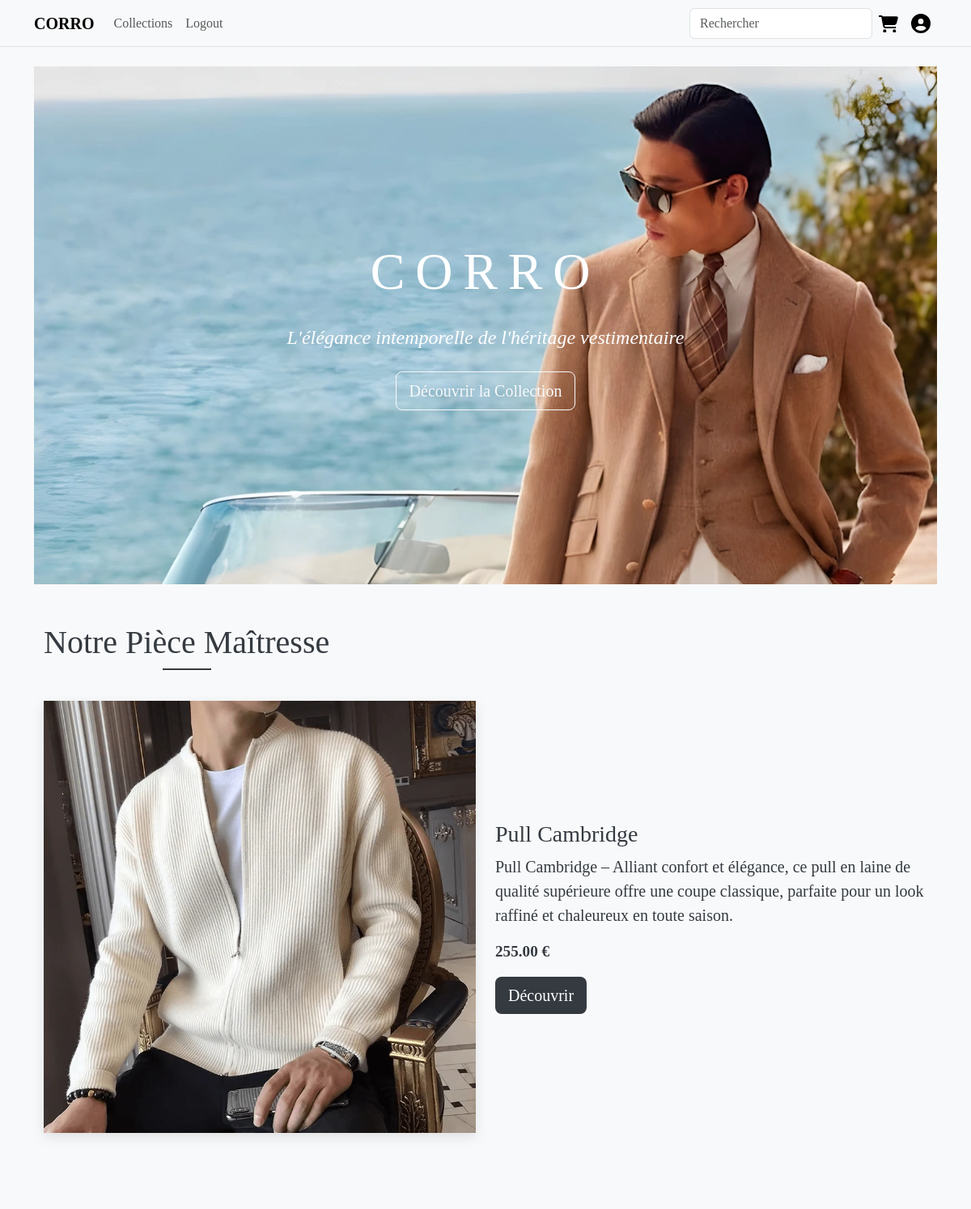
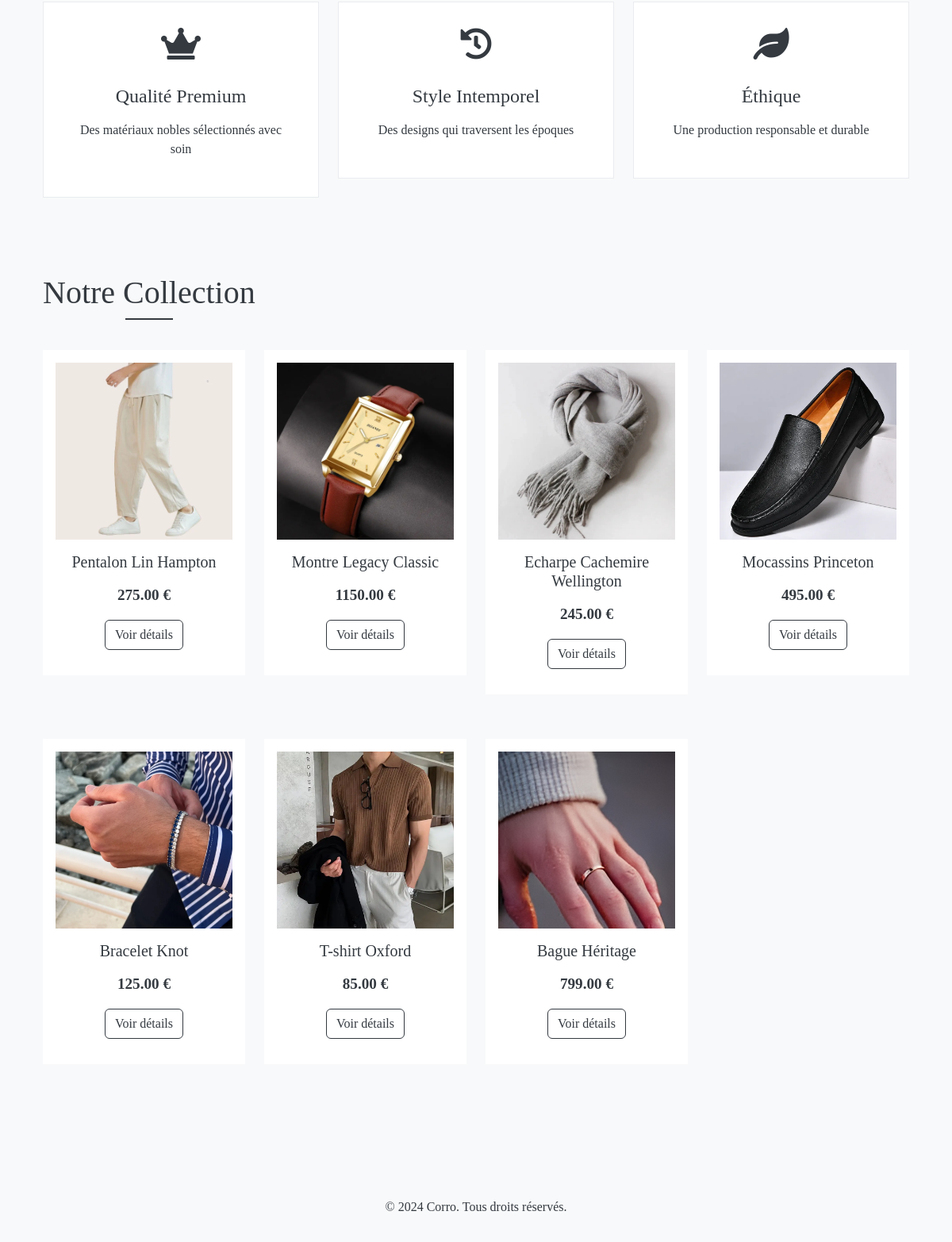
The page / on the database its author committed (2 pictures, top to bottom).
### products/models.py (models this page shows, shortened)
class Product(models.Model):
    category = models.ForeignKey(Category, on_delete=models.CASCADE)
    name = models.CharField(max_length=200)
    slug = models.SlugField(unique=True)
    description = models.TextField()
    price = models.DecimalField(max_digits=10, decimal_places=2)
    image = models.ImageField(upload_to='products/')
    stock = models.IntegerField()
    available = models.BooleanField(default=True)
    created = models.DateTimeField(auto_now_add=True)
    updated = models.DateTimeField(auto_now=True)
    def get_absolute_url(self):
        return reverse('product_detail', args=[self.slug])

### products/views.py (the view)
# urls.py: 2. Add a URL to urlpatterns:  path('', views.home, name='home')
def home(request):
    featured_product = Product.objects.filter(name__icontains='Cambridge').first()
    latest_products = Product.objects.filter(available=True)
    if featured_product:
        latest_products = latest_products.exclude(id=featured_product.id)
    latest_products = latest_products.order_by('-created')[:7]
    return render(request, 'home.html', {
        'featured_product': featured_product,
        'latest_products': latest_products
    })

### templates/home.html (shortened to what this page needs)
{% extends 'base.html' %}
{% load static %}
{% block content %}
<div class="hero-section" style="background: url('media/background.webp');">
    <div class="hero-content text-center">
        <h1 class="display-3 mb-4">CORRO</h1>
        <p class="lead mb-4">L'élégance intemporelle de l'héritage vestimentaire</p>
        <a href="{% url 'product_list' %}" class="btn btn-outline-light btn-lg">Découvrir la Collection</a>
    </div>
</div>
{% if featured_product %}
<section class="featured-product py-5">
    <div class="container">
        <h2 class="text-center mb-5">Notre Pièce Maîtresse</h2>
        <div class="row align-items-center">
            <div class="col-md-6">
                <img src="{{ featured_product.image.url }}" alt="{{ featured_product.name }}" class="img-fluid featured-image">
            </div>
            <div class="col-md-6">
                <h3>{{ featured_product.name }}</h3>
                <p class="lead">{{ featured_product.description }}</p>
                <p class="price">{{ featured_product.price }} €</p>
                <a href="{{ featured_product.get_absolute_url }}" class="btn btn-dark btn-lg">Découvrir</a>
            </div>
        </div>
    </div>
</section>
{% endif %}
<section class="features-section py-5 bg-light">
    <div class="container">
        <div class="row text-center">
            <div class="col-md-4">
                <div class="feature-item">
                    <i class="fas fa-crown mb-3"></i>
                    <h4>Qualité Premium</h4>
                    <p>Des matériaux nobles sélectionnés avec soin</p>
                </div>
            </div>
            <div class="col-md-4">
                <div class="feature-item">
                    <i class="fas fa-history mb-3"></i>
                    <h4>Style Intemporel</h4>
                    <p>Des designs qui traversent les époques</p>
                </div>
            </div>
            <div class="col-md-4">
                <div class="feature-item">
                    <i class="fas fa-leaf mb-3"></i>
                    <h4>Éthique</h4>
                    <p>Une production responsable et durable</p>
                </div>
            </div>
        </div>
    </div>
</section>
{% if latest_products %}
<section class="latest-products py-5">
    <div class="container">
        <h2 class="text-center mb-5">Notre Collection</h2>
        <div class="row">
            {% for product in latest_products %}
            <div class="col-md-3 mb-4">
                <div class="product-card">
                    {% if product.image %}
                    <img src="{{ product.image.url }}" alt="{{ product.name }}" class="img-fluid">
                    {% endif %}
                    <div class="product-info">
                        <h5>{{ product.name }}</h5>
                        <p class="price">{{ product.price }} €</p>
                        <a href="{{ product.get_absolute_url }}" class="btn btn-outline-dark">Voir détails</a>
                    </div>
                </div>
            </div>
            {% endfor %}
        </div>
    </div>
</section>
{% endif %}
{% endblock %}

### staticfiles/css/style.css (style rules this page uses)
.product-card { transition: transform 0.3s ease; }
body { font-family: 'Times New Roman', Times, serif; background-color: #f8f9fa; color: #343a40; }
.btn-dark { background-color: #343a40; border: none; }
.btn-outline-dark { border-color: #343a40; color: #343a40; }
.hero-section { height: 80vh; background: linear-gradient(rgba(0, 0, 0, 0.5), rgba(0, 0, 0, 0.5)), url('/media/background.webp'), no-repeat; background-size: 100% 100%; background-position: 50% 50%; display: flex; align-items: center; justify-content: center; color: white; text-align: center; }
.hero-content h1 { font-family: 'Playfair Display', serif; font-size: 4rem; letter-spacing: 0.2em; margin-bottom: 1.5rem; }
.hero-content .lead { font-family: 'Times New Roman', serif; font-size: 1.5rem; font-style: italic; margin-bottom: 2rem; }
.feature-item { padding: 2rem; background: white; border: 1px solid #e9ecef; transition: transform 0.3s ease; }
.feature-item i { font-size: 2.5rem; color: #343a40; }
.feature-item h4 { font-family: 'Playfair Display', serif; margin: 1rem 0; }
.product-card { margin-bottom: 30px; background: white; border: none; transition: transform 0.3s ease; }
.product-info { padding: 1.5rem; text-align: center; }
.product-info h5 { font-family: 'Playfair Display', serif; margin-bottom: 0.5rem; }
.price { color: #666; font-size: 1.1rem; margin-bottom: 1rem; }
h2 { font-family: 'Playfair Display', serif; font-size: 2.5rem; margin-bottom: 2rem; position: relative; display: inline-block; }
h2:after { content: ''; position: absolute; bottom: -10px; left: 50%; transform: translateX(-50%); width: 60px; height: 2px; background: #343a40; }
.featured-product { background-color: #f8f9fa; }
.featured-image { box-shadow: 0 5px 15px rgba(0,0,0,0.1); }
.product-card { background: white; padding: 1rem; margin-bottom: 2rem; transition: transform 0.3s ease, box-shadow 0.3s ease; }
.product-info { padding: 1rem; text-align: center; }
.price { color: #343a40; font-size: 1.2rem; font-weight: bold; margin: 1rem 0; }

### rows shown on the page
Product: image (picture), name "Pull Cambridge", description "Pull Cambridge – Alliant confort et élégance, ce pull en laine de qualité supérieure offre une coupe classique, parfaite pour un look raffiné et chaleureux en toute saison.", price "255.00"
Product: image (picture), name "Pentalon Lin Hampton", price "275.00"
Product: image (picture), name "Montre Legacy Classic", price "1150.00"
Product: image (picture), name "Echarpe Cachemire Wellington", price "245.00"
Product: image (picture), name "Mocassins Princeton", price "495.00"
Product: image (picture), name "Bracelet Knot", price "125.00"
Product: image (picture), name "T-shirt Oxford", price "85.00"
Product: image (picture), name "Bague Héritage", price "799.00"
